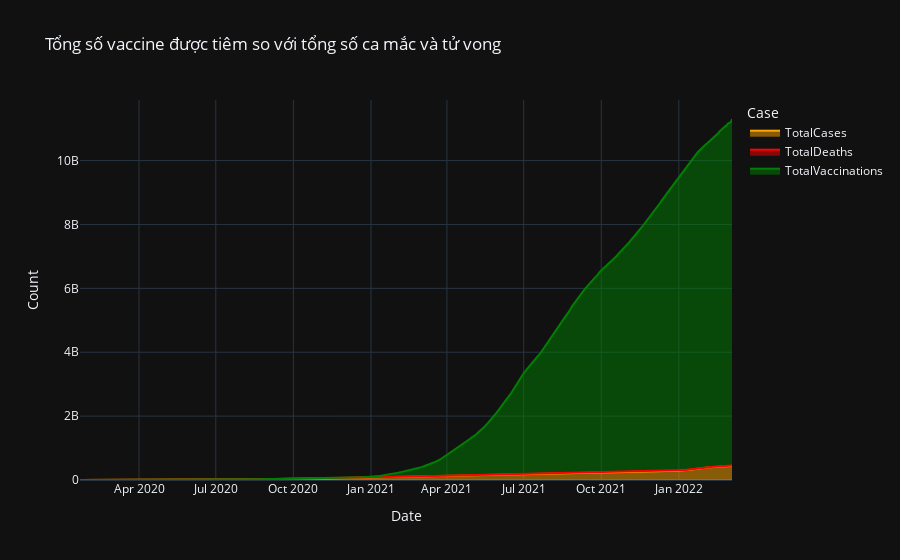

The cell this chart's notebook holds for it:
### Markdown cell above
Vào khoảng cuối năm 2021, biến thể Omicron xuất hiện làm gia tăng nhanh số ca nhiễm mỗi ngày nhưng số ca tử vong theo ngày của biến thể này không cao so với biến thể Delta xuất hiện trước đó. Có lẽ do khi biến thể Omicron xuất hiện thì độ bao phủ vaccine trên thế giới cũng đã tăng cao.

### Code cell
covid_world_df_melt = covid_world_df.melt(id_vars="Date", value_vars=['TotalCases', 'TotalDeaths', 'TotalVaccinations'],
                 var_name='Case', value_name='Count')
fig = px.area(covid_world_df_melt, x="Date", y="Count", color='Case',
title='Tổng số vaccine được tiêm so với tổng số ca mắc và tử vong', color_discrete_sequence = ['orange', 'red','green' ])
fig.update_layout(template='plotly_dark',)
fig.show()

### Figure 1 — Plotly figure (JSON) as saved in the notebook; plotly's stock layout.template omitted (floating-point values rounded to 4 significant figures; data arrays with more than 128 entries replaced by an {"elided": "..."} marker saying what was removed)
{"data": [{"fillpattern": {"shape": ""}, "hovertemplate": "Case=TotalCases<br>Date=%{x}<br>Count=%{y}<extra></extra>", "legendgroup": "TotalCases", "line": {"color": "orange"}, "marker": {"symbol": "circle"}, "mode": "lines", "name": "TotalCases", "orientation": "v", "showlegend": true, "stackgroup": "1", "type": "scatter", "x": {"elided": "774 str values"}, "xaxis": "x", "y": {"elided": "774 int values"}, "yaxis": "y"}, {"fillpattern": {"shape": ""}, "hovertemplate": "Case=TotalDeaths<br>Date=%{x}<br>Count=%{y}<extra></extra>", "legendgroup": "TotalDeaths", "line": {"color": "red"}, "marker": {"symbol": "circle"}, "mode": "lines", "name": "TotalDeaths", "orientation": "v", "showlegend": true, "stackgroup": "1", "type": "scatter", "x": {"elided": "774 str values"}, "xaxis": "x", "y": {"elided": "774 int values"}, "yaxis": "y"}, {"fillpattern": {"shape": ""}, "hovertemplate": "Case=TotalVaccinations<br>Date=%{x}<br>Count=%{y}<extra></extra>", "legendgroup": "TotalVaccinations", "line": {"color": "green"}, "marker": {"symbol": "circle"}, "mode": "lines", "name": "TotalVaccinations", "orientation": "v", "showlegend": true, "stackgroup": "1", "type": "scatter", "x": {"elided": "774 str values"}, "xaxis": "x", "y": {"elided": "774 int values"}, "yaxis": "y"}], "layout": {"legend": {"title": {"text": "Case"}, "tracegroupgap": 0}, "title": {"text": "Tổng số vaccine được tiêm so với tổng số ca mắc và tử vong"}, "xaxis": {"anchor": "y", "domain": [0, 1], "title": {"text": "Date"}}, "yaxis": {"anchor": "x", "domain": [0, 1], "title": {"text": "Count"}}}}
